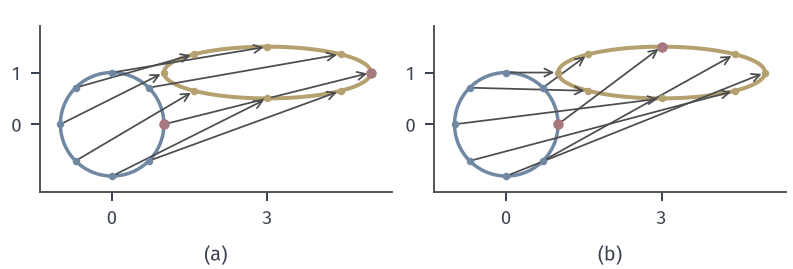

Write Python code to recreate this figure.
from pathlib import Path
import sys
HERE = Path(__file__).resolve().parent
sys.path.insert(0, str(HERE.parent/'ot-common'))
from common import *
# mu = N(0, I) (blue unit circle = 1-sigma contour), nu = N(m, diag(4, 1/4)), m = (3, 1) (yellow ellipse).
# (a) optimal affine map T(x) = m + diag(2, 1/2) x; cost E|X-T(X)|^2 = |m|^2 + (1-2)^2 + (1-1/2)^2 = 11.25.
# (b) T'(x) = m + diag(2, 1/2) R x with R = rotation by +90 deg: same image law, cost |m|^2 + 2 + 4.25 - 2 tr(D R) = 16.25.
m = np.array([3., 1.]); Dg = np.diag([2., .5]); R = np.array([[0., -1.], [1., 0.]])
th = np.linspace(0, 2*np.pi, 300); circ = np.vstack([np.cos(th), np.sin(th)])
ell = m[:, None]+Dg@circ
ang = np.arange(8)*np.pi/4; pts = np.vstack([np.cos(ang), np.sin(ang)])
def cost(M):
    return float(m@m+np.trace(np.eye(2))+np.trace(M@M.T)-2*np.trace(M))
fig, axs = figure(width_mm=112, height_mm=38, ncols=2)
panel(fig, left=.05, right=.99, top=.99, bottom=.2, wspace=.12)
for ax, M in zip(axs, (Dg, Dg@R)):
    ax.plot(circ[0], circ[1], color=BLUE, lw=1.4)
    ax.plot(ell[0], ell[1], color=YELLOW, lw=1.6)
    img = m[:, None]+M@pts
    for k in range(8):
        ax.annotate('', xy=img[:, k], xytext=pts[:, k], arrowprops=dict(arrowstyle='->', color=STROKE, lw=.7, shrinkA=1.5, shrinkB=1.5))
        dot(ax, pts[0, k], pts[1, k], color=BLUE, ms=3)
        dot(ax, img[0, k], img[1, k], color=YELLOW, ms=3)
    dot(ax, pts[0, 0], pts[1, 0], color=RED, ms=4.2, z=7); dot(ax, img[0, 0], img[1, 0], color=RED, ms=4.2, z=7)
    ax.set_aspect('equal'); ax.set_xlim(-1.4, 5.4); ax.set_ylim(-1.3, 1.9)
    ax.set_xticks([0, 3]); ax.set_yticks([0, 1])
tags(fig, axs)
save(fig, HERE, 'figure', {'cost_optimal': cost(Dg), 'cost_rotated': cost(Dg@R)})
